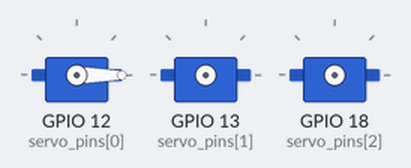
A program run on a simulated Raspberry Pi (BCM pin numbers). Shown: 3 × servo. Servo angles are drawn from the pulse width (0.5 ms = 0°, 2.5 ms = 180°).

Above: at 0.1 s.
At 12.6 s:
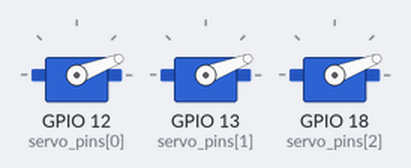
At 19.6 s:
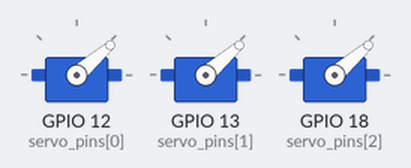
At 26.6 s:
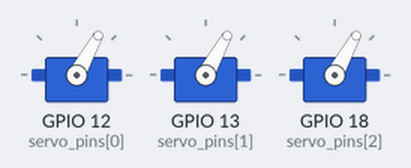
At 31.6 s:
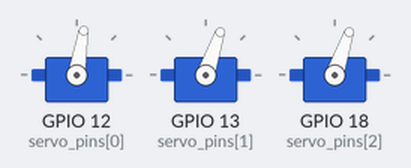
At 37.1 s:
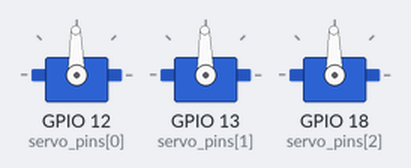
Timing chart, 0 to 40.0 s (numbered marks = the images above):
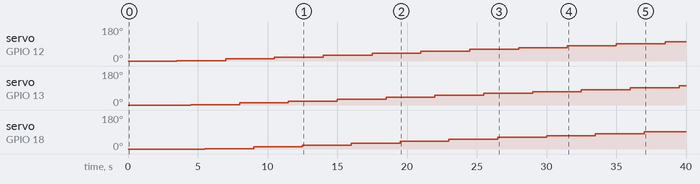

The program:

servo_test.py
```python
#!/usr/bin/env python3

import RPi.GPIO as GPIO
import time

# Set up GPIO mode
GPIO.setmode(GPIO.BCM)

# Define GPIO pins for the servos
servo_pins = [12, 13, 18]

# Set up PWM for each servo pin
pwm = {}
for pin in servo_pins:
    GPIO.setup(pin, GPIO.OUT)
    pwm[pin] = GPIO.PWM(pin, 50)  # 50Hz frequency for servos
    pwm[pin].start(0)  # Start with 0% duty cycle (servo at 0 position)

# Function to set the angle of the servo
def set_angle(servo, angle):
    duty_cycle = (angle / 18) + 2  # Formula to convert angle to duty cycle
    GPIO.output(servo, True)
    pwm[servo].ChangeDutyCycle(duty_cycle)
    time.sleep(1)
    GPIO.output(servo, False)
    pwm[servo].ChangeDutyCycle(0)

def sweep_servos():
    try:
        while True:
            # Sweep from 0 to 180 degrees and back
            for angle in range(0, 181, 10):  # Sweep from 0 to 180 in steps of 10
                for pin in servo_pins:
                    set_angle(pin, angle)
                time.sleep(0.5)  # Pause for a while before moving to the next angle

            for angle in range(180, -1, -10):  # Sweep back from 180 to 0 in steps of 10
                for pin in servo_pins:
                    set_angle(pin, angle)
                time.sleep(0.5)

    except KeyboardInterrupt:
        print("Program interrupted")
        stop_servos()

# Function to stop PWM and clean up GPIO
def stop_servos():
    for pin in servo_pins:
        pwm[pin].stop()
    GPIO.cleanup()

if __name__ == "__main__":
    sweep_servos()
```

Measured:
- by itself, servo on GPIO 12 (servo_pins[0]), servo on GPIO 13 (servo_pins[1]): moves from 0° to 101° over 35.0 s
- by itself, servo on GPIO 18 (servo_pins[2]): moves from 0° to 91° over 31.5 s
